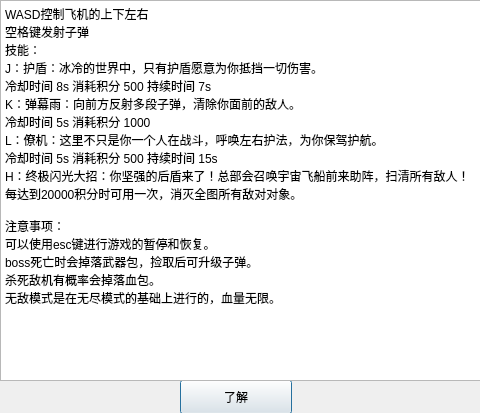
<?xml version="1.0" encoding="UTF-8"?>
<ui version="4.0">
 <class>help</class>
 <widget class="QDialog" name="help">
  <property name="geometry">
   <rect>
    <x>0</x>
    <y>0</y>
    <width>480</width>
    <height>413</height>
   </rect>
  </property>
  <property name="windowTitle">
   <string>Dialog</string>
  </property>
  <widget class="QPushButton" name="Fly">
   <property name="geometry">
    <rect>
     <x>180</x>
     <y>380</y>
     <width>112</width>
     <height>34</height>
    </rect>
   </property>
   <property name="text">
    <string>了解</string>
   </property>
  </widget>
  <widget class="QTextEdit" name="textEdit">
   <property name="geometry">
    <rect>
     <x>0</x>
     <y>0</y>
     <width>481</width>
     <height>381</height>
    </rect>
   </property>
   <property name="html">
    <string>&lt;!DOCTYPE HTML PUBLIC &quot;-//W3C//DTD HTML 4.0//EN&quot; &quot;http://www.w3.org/TR/REC-html40/strict.dtd&quot;&gt;
&lt;html&gt;&lt;head&gt;&lt;meta name=&quot;qrichtext&quot; content=&quot;1&quot; /&gt;&lt;style type=&quot;text/css&quot;&gt;
p, li { white-space: pre-wrap; }
&lt;/style&gt;&lt;/head&gt;&lt;body style=&quot; font-family:'SimSun'; font-size:9pt; font-weight:400; font-style:normal;&quot;&gt;
&lt;p style=&quot; margin-top:0px; margin-bottom:0px; margin-left:0px; margin-right:0px; -qt-block-indent:0; text-indent:0px;&quot;&gt;&lt;span style=&quot; font-family:'SimSun';&quot;&gt;WASD控制飞机的上下左右&lt;br /&gt;空格键发射子弹&lt;br /&gt;技能：&lt;br /&gt;J：护盾：冰冷的世界中，只有护盾愿意为你抵挡一切伤害。&lt;br /&gt;冷却时间 8s 消耗积分 500 持续时间 7s&lt;br /&gt;K：弹幕雨：向前方反射多段子弹，清除你面前的敌人。&lt;br /&gt;冷却时间 5s 消耗积分 1000 &lt;br /&gt;L：僚机：这里不只是你一个人在战斗，呼唤左右护法，为你保驾护航。&lt;br /&gt;冷却时间 5s 消耗积分 500 持续时间 15s&lt;br /&gt;H：终极闪光大招：你坚强的后盾来了！总部会召唤宇宙飞船前来助阵，扫清所有敌人！&lt;br /&gt;每达到20000积分时可用一次，消灭全图所有敌对对象。&lt;br /&gt;&lt;br /&gt;注意事项：&lt;br /&gt;可以使用esc键进行游戏的暂停和恢复。&lt;br /&gt;boss死亡时会掉落武器包，捡取后可升级子弹。&lt;br /&gt;杀死敌机有概率会掉落血包。&lt;br /&gt;无敌模式是在无尽模式的基础上进行的，血量无限。&lt;/span&gt;&lt;/p&gt;&lt;/body&gt;&lt;/html&gt;</string>
   </property>
  </widget>
 </widget>
 <resources/>
 <connections/>
</ui>
